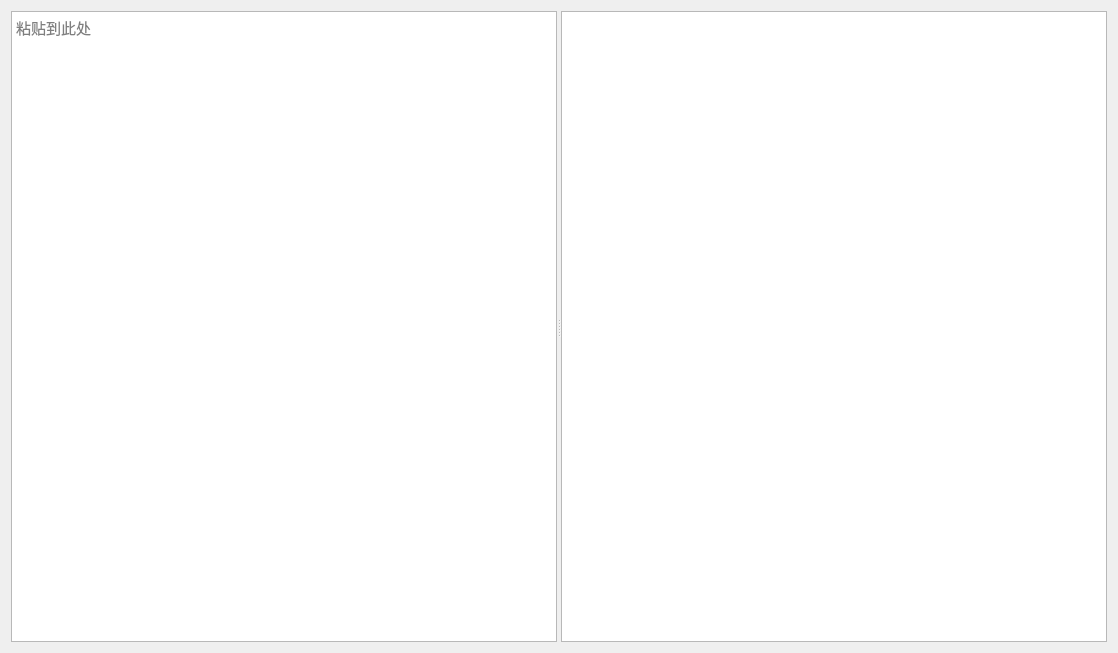
<?xml version="1.0" encoding="UTF-8"?>
<ui version="4.0">
 <class>jsonClass</class>
 <widget class="QMainWindow" name="jsonClass">
  <property name="geometry">
   <rect>
    <x>0</x>
    <y>0</y>
    <width>1118</width>
    <height>653</height>
   </rect>
  </property>
  <property name="windowTitle">
   <string>JSON格式化</string>
  </property>
  <property name="windowIcon">
   <iconset theme="QIcon::ThemeIcon::FormatJustifyLeft"/>
  </property>
  <widget class="QWidget" name="centralWidget">
   <layout class="QGridLayout" name="gridLayout">
    <item row="0" column="0">
     <widget class="QSplitter" name="splitter">
      <property name="orientation">
       <enum>Qt::Horizontal</enum>
      </property>
      <widget class="PlainPasteTextEdit" name="sourceEdit">
       <property name="font">
        <font>
         <pointsize>11</pointsize>
        </font>
       </property>
       <property name="placeholderText">
        <string>粘贴到此处</string>
       </property>
      </widget>
      <widget class="QTextEdit" name="targetEdit">
       <property name="font">
        <font>
         <pointsize>11</pointsize>
        </font>
       </property>
       <property name="readOnly">
        <bool>true</bool>
       </property>
      </widget>
     </widget>
    </item>
   </layout>
  </widget>
 </widget>
 <layoutdefault spacing="6" margin="11"/>
 <resources>
  <include location="json.qrc"/>
 </resources>
 
 <customwidgets>
 <customwidget>
  <class>PlainPasteTextEdit</class>
  <extends>QTextEdit</extends>
  <header>plainpastetextedit.h</header>
 </customwidget>
</customwidgets>

 <connections/>
</ui>
